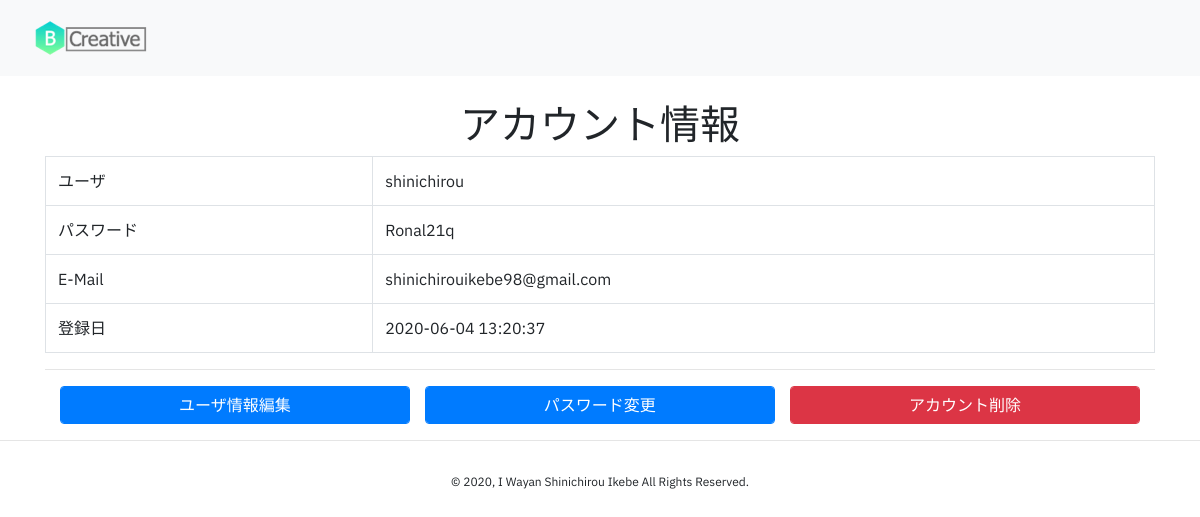
/public/user/userDetail/shinichirou (signed in), run on the app's committed database.
### tables this page shows
CREATE TABLE `user` (
  `username` varchar(15) NOT NULL,
  `email` varchar(100) NOT NULL,
  `level` varchar(15) NOT NULL,
  `password` varchar(15) NOT NULL,
  `dates` datetime DEFAULT CURRENT_TIMESTAMP
);

### app/core/Controller.php (called while the page is built, shortened)
<?php
class Controller
{
	public function view($view , $data = []){
		require_once '../app/views/' . $view . '.php';
	}
	public function model($model){
		return new $model;
	}
}

### app/controllers/user.php (called while the page is built, shortened)
<?php
Class User extends Controller{
	public function userDetail($id){
		$data['title']="ユーザ情報";
		$data['link']="user";
		$data['user']=$this->model('User_model')->loadUserData($id);
		$this->view('user/user_details',$data);
	}
}
?>

### app/core/App.php (called while the page is built, shortened)
<?php
class App
{
	protected $method ='index';
	protected $params = [];
	public function __construct()
	{
		$url = $this->parseURL();
		if(file_exists('../app/controllers/' . $url[0] . '.php'))
		{
			unset($url[0]);
		}
		$this->controller = new $this->controller;
		if(isset($url[1]))
		{
			if(method_exists($this->controller, $url[1])){
				$this->method = $url[1];
				unset($url[1]);
			}
		}
		if(!empty($url))
		{
			$this->params = array_values($url);
		}
		call_user_func_array([$this->controller,$this->method],$this->params);
	}
	public function parseURL()
	{
		if(isset($_GET['url']))
		{
			$url = rtrim($_GET['url'],'/');
			$url = filter_var($url,FILTER_SANITIZE_URL);
			$url = explode('/',$url);
			return $url;
		}
	}
}

### public/index.php (called while the page is built, shortened)
<?php
$app = new App;
?>

### app/core/database.php (called while the page is built, shortened)
<?php
class database{
	private $host = DB_HOST;
	private $pass = DB_PASS;
	private $user = DB_USER;
	private $name = DB_NAME;
	private $charset = DB_CHARSET;
	private $dbh;
	private $stmt;
	public function __construct()
	{
		$dsn = 'mysql:host=' . $this->host. ';dbname=' . $this->name. ';charset=' . $this->charset. '';
		$option = [PDO::ATTR_PERSISTENT => true,PDO::ATTR_ERRMODE => PDO::ERRMODE_EXCEPTION];
		try{
			$this->dbh = new PDO($dsn,$this->user,$this->pass,$option);
		}
		catch(PDOException $e){
			die($error->getMessage());
		}
	}
	public function query($query)
	{
		$this->stmt = $this->dbh->prepare($query);
	}
	public function bind($parameter,$value, $type = null)
	{
		if(is_null($type)){
			switch(true){
				default:
				 $type = PDO::PARAM_STR;
			}
		}
		$this->stmt->bindValue($parameter,$value,$type);
	}
	public function execute()
	{
		$this->stmt->execute();
	}
	public function single()
	{
		$this->execute();
		return $this->stmt->fetch(PDO::FETCH_ASSOC);
	}
}

### app/models/User_model.php (called while the page is built, shortened)
<?php
Class User_model{
	private $table = 'user';
	private $db;
	public function __construct()
	{
		$this->db = new Database;
	}
	public function loadUserData($id){
		$query='SELECT * FROM '.$this->table.' where username = :username ';
		$this->db->query($query);
		$this->db->bind('username',htmlspecialchars($id));
		return $this->db->single();
	}
}
?>

### app/views/user/user_details.php (the view, shortened to what this page needs)
<div class="container">
  <h1 align="center">アカウント情報</h1>
  <table class="table table-bordered">
    <tr>
      <td>ユーザ</td>
      <td><?= $data['user']['username'];?></td>
    </tr>
    <tr>
      <td>パスワード</td>
      <td><?= $data['user']['password'];?></td>
    </tr>
    <tr>
      <td>E-Mail</td>
      <td><?= $data['user']['email'];?></td>
    </tr>
    <tr>
      <td>登録日</td>
      <td><?= $data['user']['dates'];?></td>
    </tr>
  </table>
  <hr>
  <div class="container buttonPosition">
    <div class="items">
      <input type="button" class="editData btn btn-primary form-control" name="" value="ユーザ情報編集" data-toggle="modal" id="editData" data-target="#formModal" data-code="<?=$_SESSION['username'];?>" data-email="<?= $data['user']['email'];?>" class="">
    </div>
    <div class="items">
      <input type="button" name="" value="パスワード変更" data-toggle="modal" id="editPwd" data-target="#formModal" data-code="<?=$_SESSION['username'];?>"  class="showEditPwd btn btn-primary form-control">
    </div>
    <div class="items">
      <a href="<?=BASEURL;?>/user/deleteAccount/<?=$_SESSION['username'];?>"><input type="button" name="" class="form-control btn btn-danger" value="アカウント削除"></a>
    </div>
  </div>
</div>
<hr>
<footer>
  <div class="footers container-fluid" style="position: sticky;">

### public/css/style.css (style rules this page uses)
body { font-family: 'IBM Plex Sans', sans-serif; }
.buttonPosition { display: grid; grid-template-columns: auto auto auto; grid-template-rows: auto; grid-gap:15px; }
.footers { display: flex; justify-content: center; align-items: center; height: 50px; font-size: 12px; bottom: 0; }
.items { display: block; align-items: center; align-content: center; }

### data on the page
user: username "shinichirou", password "Ronal21q", email "shinichirouikebe98@gmail.com", dates "2020-06-04 13:20:37"
